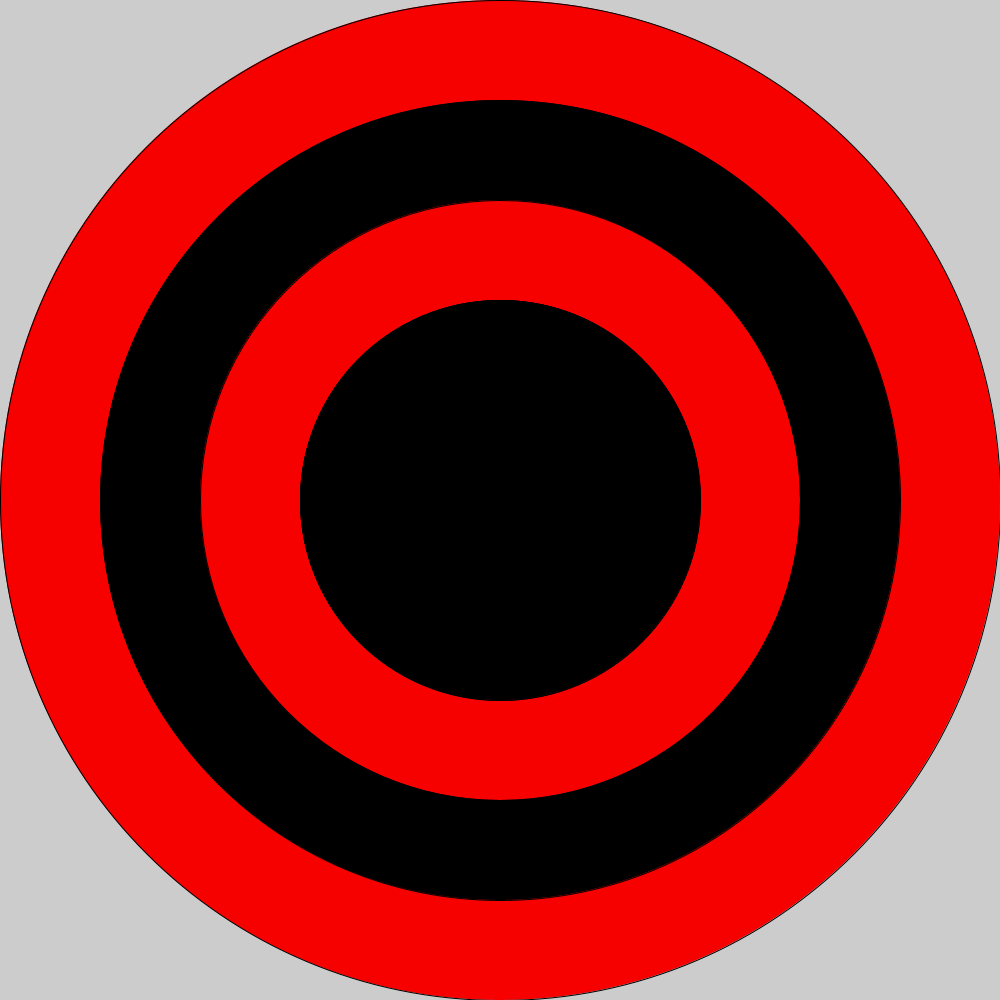
Frame 1 (no input)
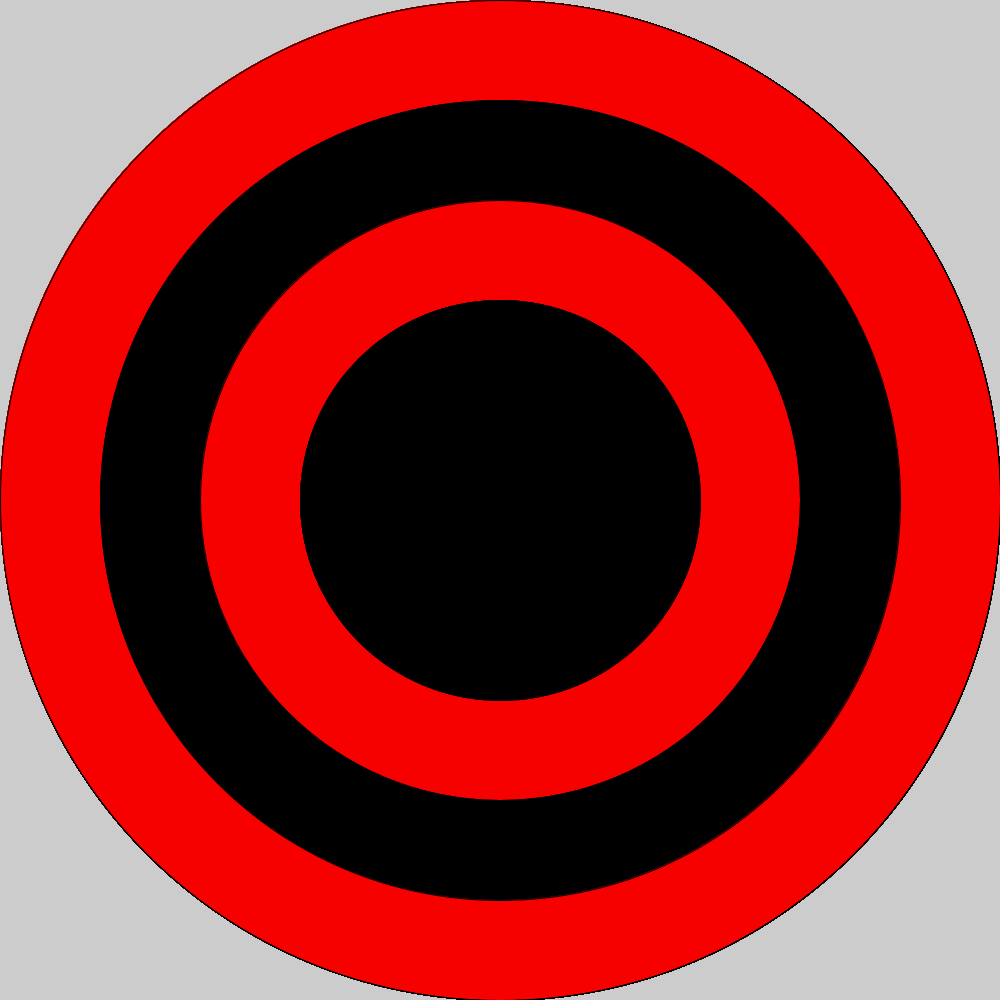
Frame 60 (the mouse pressed at the canvas centre just before this capture)
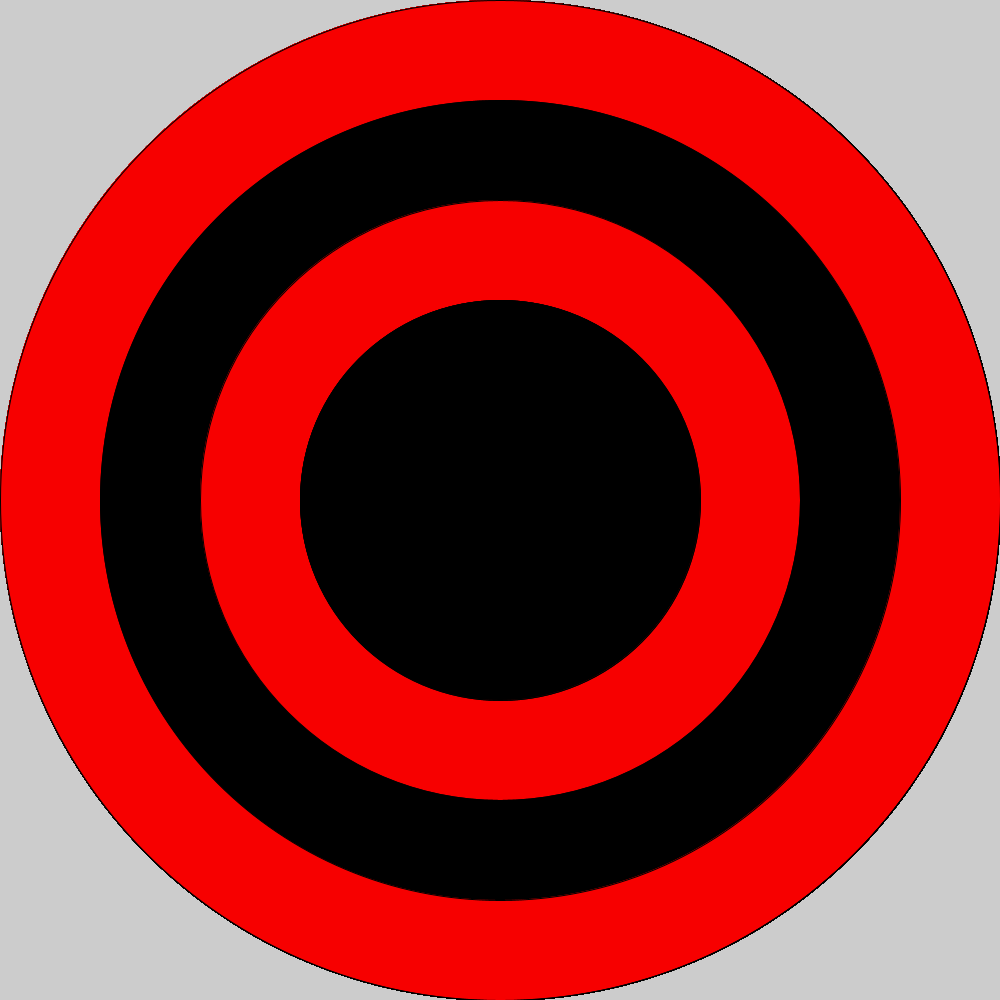
Frame 120 (the mouse held since frame 60 and released just before this capture)

The Processing sketch that drew these frames (run headless with seeded random() and noise(); from frame 60 on, the mouse is pressed at the canvas centre):

// Processing sketch: bullseye
// ── bullseye.pde

void setup() {
 
  // set the size of your sketch
  size(1000,1000);
  
}

void draw() {
  int size = 1000;
  //Starting with the largest ellipse, use a for loop to draw a bullseye with ellipses.
  for(int i = 0; i < 8; i++){
  
   
    if (i%2 == 0){
    fill (#F70000);
    ellipse(500,500,size,size);
    }
    else{
    fill(#000000);
    ellipse(500,500,size,size);
    }
   size -= 200;
  }
  //Use an if statement and remainder to alternate the color of your rings.
  
  
}
